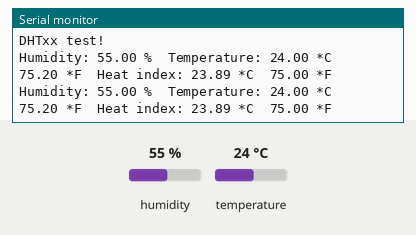
Simulated run of this sketch. Board: Arduino Uno, built with avr-gcc and run on an emulated ATmega328P. Shown: the last lines printed to the serial monitor. The inputs (shaded band) are chosen by the test bench; at power-on: humidity 55 %, temperature 24 °C.

Above: at 4.8 s.
4.9 s: humidity set to 22 %
At 6.7 s:
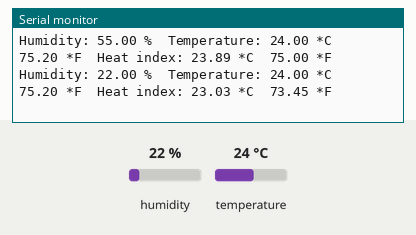
7.9 s: temperature set to 12 °C
At 9.0 s:
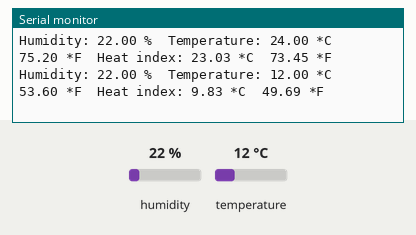
10.9 s: humidity set to 40 %
At 13.5 s:
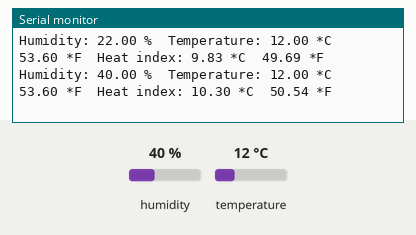
Timing chart, 0 to 15.0 s (numbered marks = the images above; inputs shaded):
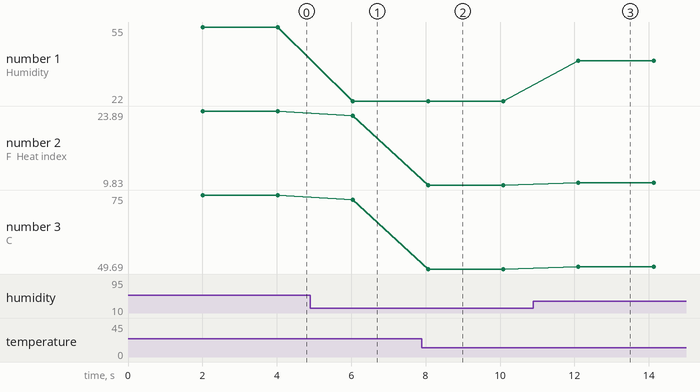

The sketch:

bai2.ino
```cpp
#include <Adafruit_Sensor.h>
#include <DHT.h>

#define DHTPIN 4     // Digital pin connected to the DHT sensor

// Choose the appropriate sensor type
#define DHTTYPE DHT22   // DHT 22  (AM2302), AM2321

DHT dht(DHTPIN, DHTTYPE);

void setup() {
  Serial.begin(9600);
  Serial.println("DHTxx test!");

  dht.begin();
}

void loop() {
  // Wait a few seconds between measurements
  delay(2000);

  // Reading temperature or humidity takes about 250 milliseconds
  // Sensor readings may also be up to 2 seconds old (it's a very slow sensor)
  float h = dht.readHumidity();
  // Read temperature as Celsius (the default)
  float t = dht.readTemperature();
  // Read temperature as Fahrenheit (isFahrenheit = true)
  float f = dht.readTemperature(true);

  // Check if any reads failed and exit early to try again
  if (isnan(h) || isnan(t) || isnan(f)) {
    Serial.println("Failed to read from DHT sensor!");
    return;
  }

  // Compute heat index in Fahrenheit (the default)
  float hif = dht.computeHeatIndex(f, h);
  // Compute heat index in Celsius (isFahrenheit = false)
  float hic = dht.computeHeatIndex(t, h, false);

  // Print the sensor readings
  Serial.print("Humidity: ");
  Serial.print(h);
  Serial.print(" %\t");
  Serial.print("Temperature: ");
  Serial.print(t);
  Serial.print(" *C\t");
  Serial.print(f);
  Serial.print(" *F\t");
  Serial.print("Heat index: ");
  Serial.print(hic);
  Serial.print(" *C\t");
  Serial.print(hif);
  Serial.println(" *F");
}
```

Measured:
- after the input at 4.9 s, the serial monitor: prints a new line after 1.1 s (image 1)
- after the input at 7.9 s, the serial monitor: prints a new line after 0.17 s (image 2)
- after the input at 10.9 s, the serial monitor: prints a new line after 1.2 s (image 3)
- plotted number 1: 55 → 22 after the input at 4.9 s, 22 → 40 after the input at 10.9 s
- plotted number 2: 23.89 → 23.03 after the input at 4.9 s, 23.03 → 9.83 after the input at 7.9 s, 9.83 → 10.3 after the input at 10.9 s
- plotted number 3: 75 → 73.45 after the input at 4.9 s, 73.45 → 49.69 after the input at 7.9 s, 49.69 → 50.54 after the input at 10.9 s
